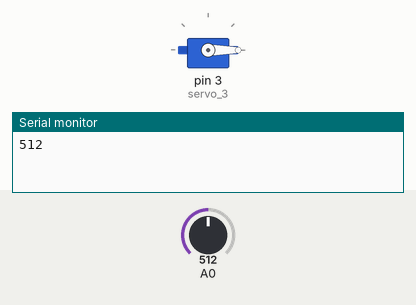
A sketch run on a simulated Arduino Uno, built with avr-gcc and run on an emulated ATmega328P. On the bench: servo, the last lines printed to the serial monitor. The inputs (shaded band) are chosen by the test bench; at power-on: A0 = 512.

Above: at 1.2 s.
1.3 s: A0 set to 13
3.2 s: A0 set to 10
At 4.8 s:
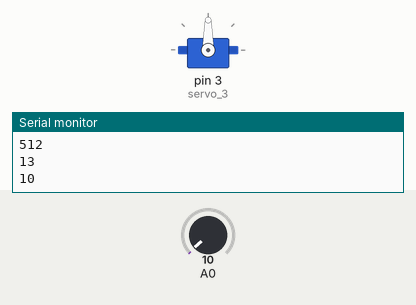
5.5 s: A0 set to 122
At 6.4 s:
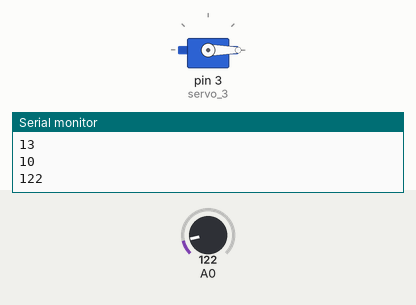
7.5 s: A0 set to 0
At 9.1 s:
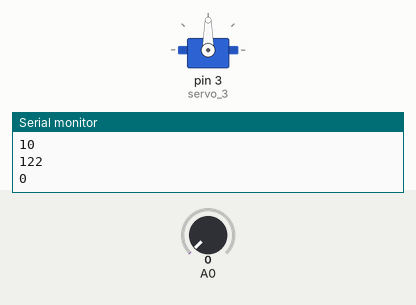
Timing chart, 0 to 10.5 s (numbered marks = the images above; inputs shaded):
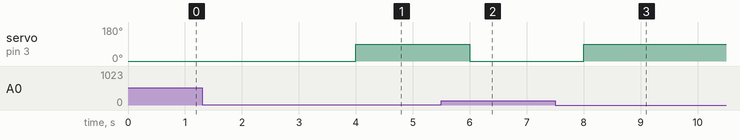

Measured:
- the behaviour switches between 12 and 11 on A0 (found by bisection; images 0 and 1)
- after the input at 3.2 s, servo on pin 3 (servo_3): 0° → 90° after 0.80 s
- after the input at 5.5 s, servo on pin 3 (servo_3): 90° → 0° after 0.50 s
- after the input at 7.5 s, servo on pin 3 (servo_3): 0° → 90° after 0.50 s

The sketch:

smart_lcd.ino
```cpp
//서보모터 라이브러리 불러옴
#include <Servo.h>

Servo servo_3; //서보모터 이름정해줌

void setup()
{
  pinMode(A0, INPUT); //조도센서
  Serial.begin(9600); //시리얼

  servo_3.attach(3); //3번 핀에 모터 등록
}

void loop()
{
  //조도센서 값을 보기위한 시리얼 출력
  Serial.println(analogRead(A0));

  //만약 900미만일때(어두울때) 서보모터 180도 적용
  //900이상일때(밝을때) 서보모터 0도 적용
  if(analogRead(A0) >= 12)
  {
    servo_3.write(0);
  }
  else {
    servo_3.write(90);
  }
  delay(2000);
}
```
